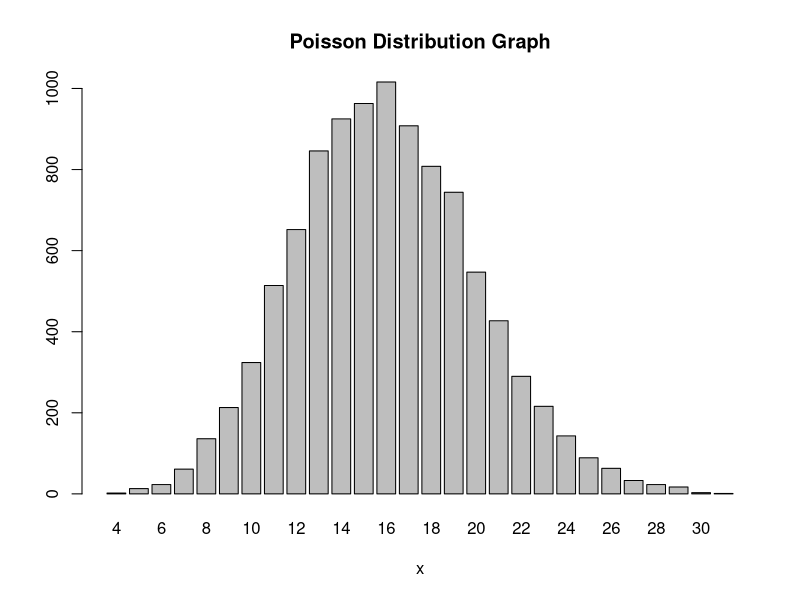

Reproduce this figure in R.
# Poisson Distribution

# An example;
# An average of 16 customers come to a bank within 10 minutes. 
# The probablity of 12 customers in 10 minutes
dpois (12,16)

# Above 8 customers in 10 minutes
# Cumulative probability function
1-ppois(8,16)

# Generate random 100000 data which are compatible with Poisson 
set.seed(951)
poisson_numbers <- rpois(10000,16)
poisson_avg <- 16
poisson_var <- 16

mean(poisson_numbers)
var(poisson_numbers)

counts <- table(poisson_numbers)

# Bar Plot of poisson_numbers
barplot(counts, main = "Poisson Distribution Graph", xlab = "x")